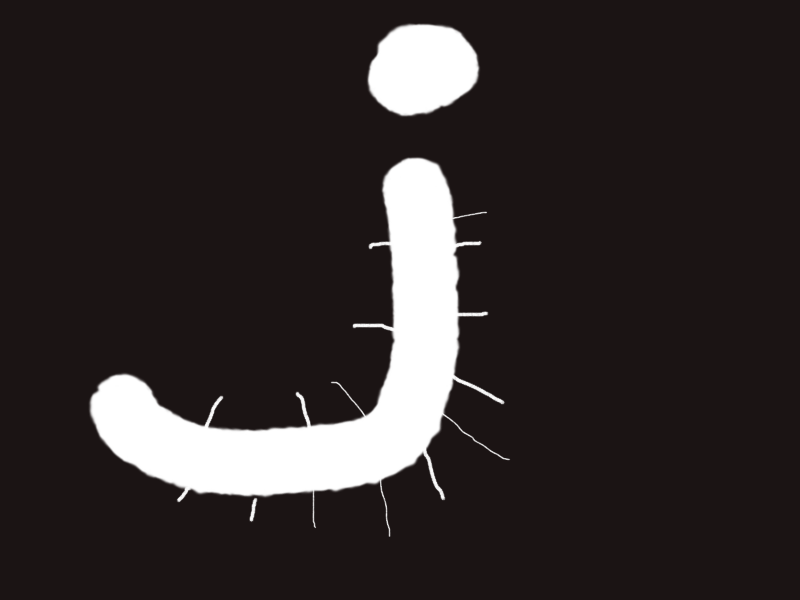
#> input picture 11_morphological/images/erode.bmp, 800 x 600 px
$ python 1_erode_image.py
#> lines starting #> are read from the running program, lines starting #| are printed output that depends on the picture
import cv2
import numpy as np

img = cv2.imread("./images/erode.bmp", cv2.IMREAD_UNCHANGED)
#> img is the input picture: shape (600, 800, 3); mean B, G, R 43.7, 43.7, 50
kernel = np.ones((5,5), np.uint8)

r1 = cv2.erode(img, kernel)
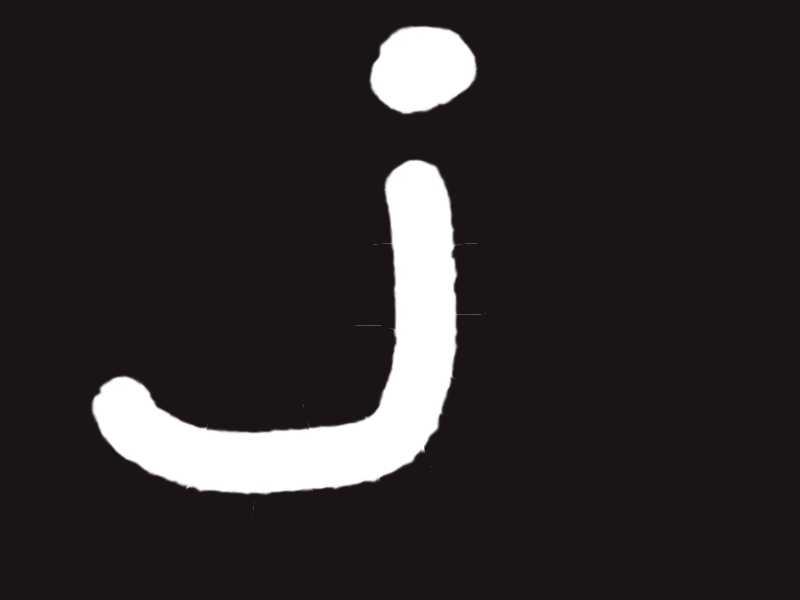
#> r1: shape (600, 800, 3); mean B, G, R 41.1, 41.1, 47.5
r2 = cv2.erode(img, kernel, iterations=10)
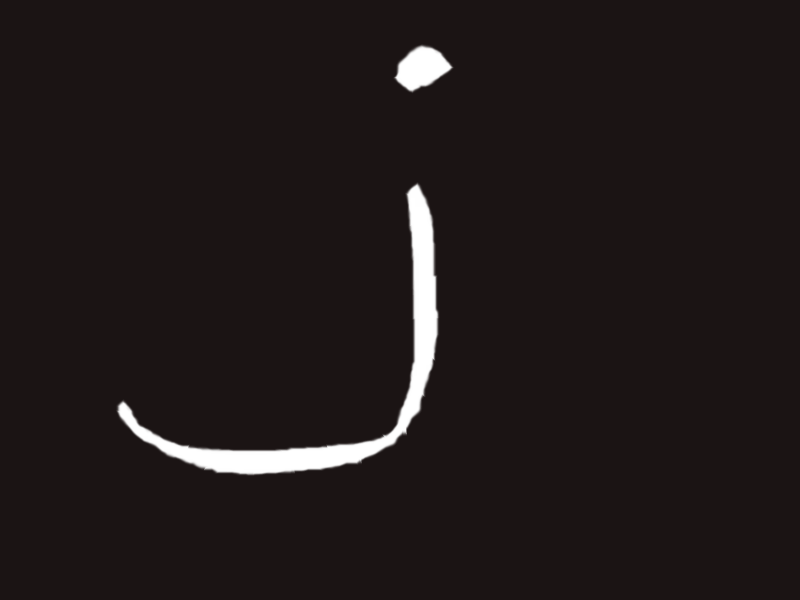
#> r2: shape (600, 800, 3); mean B, G, R 25.7, 25.7, 32.6

cv2.imshow("orriginal", img)
cv2.imshow("erosion x1", r1)
cv2.imshow("erosion x10", r2)

cv2.waitKey(0)
cv2.destroyAllWindows()
